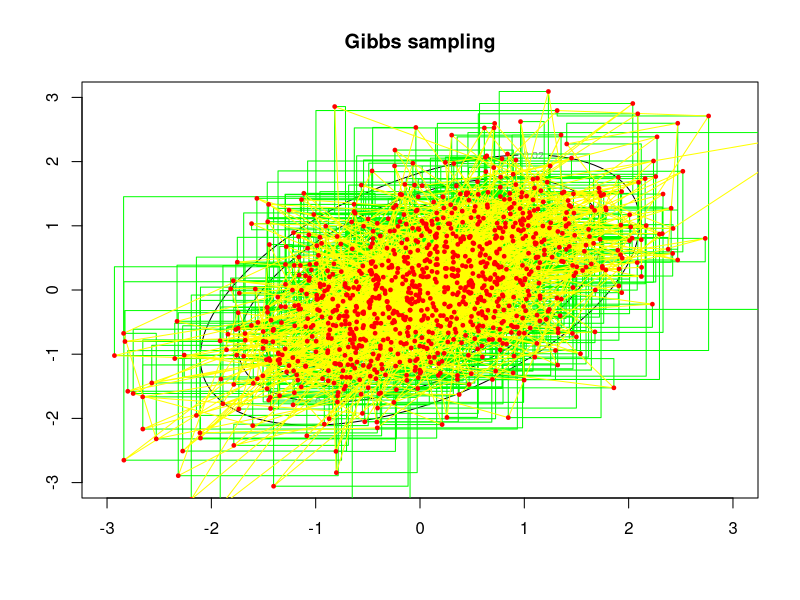
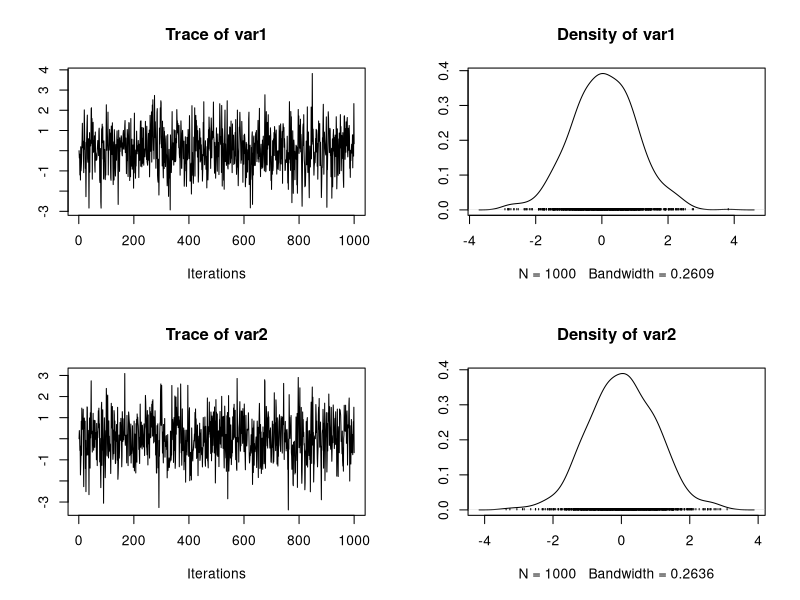

Source code (R) for these figures, in order:
#########################################
# A toy example of Gibbs sampling
# author: Alberto Lumbreras
#########################################
library(mvtnorm)
library(coda)

# Parameters of a multivarite gaussian
mu1 <- 0
mu2 <- 0
cov12 <- 0.5 # same than cov21

# Plot the target distribution
dugly <- function(xy) {
  x <- xy[1]
  y <- xy[2]
  covariance <- matrix(c(1, cov12, cov12, 1), nrow=2)
  mvtnorm::dmvnorm(c(x,y), mean = c(mu1,mu2), sigma=covariance)
}
x <- seq(-3, 3, length.out=100)
y <- seq(-3, 3, length.out=100)
z <- matrix(NA, nrow=100, ncol=100)
i <- 1
for (n in 1:length(x)){
  for(m in 1:length(y)){
    z[n,m] <- dugly(c(x[n],y[m]))
    i <- i+1
  }
}
contour(x,y,z)
title("Gibbs sampling") 

# Gibbs sampler
nsamples <-1000
samples <- matrix(NA,nsamples, 2)
samples[1,] <-c(0,0) # init
for(i in 2:nsamples){
  # Sample x1 given last x2
  samples[i,1] <- rnorm(1, mu1 + cov12*(samples[i-1,2]-mu2), sqrt(1-cov12^2)) # easy!
  # Sample x2 given last x1
  samples[i,2] <- rnorm(1, mu2 + cov12*(samples[i,1]-mu1), sqrt(1-cov12^2)) # easy!
}

# Plot samples showing the unidimensional steps at each iteration
steps.x1 <- rep(samples[,1], each=2)
steps.x2 <- rep(samples[,2], each=2)
lines(steps.x1[1:(length(steps.x1)-1)], steps.x2[2:(length(steps.x2))], col="green")
lines(samples, col='yellow')
points(samples, col='red', pch=19, cex=0.5)

# Check the MCMC traces
plot(mcmc(samples))
